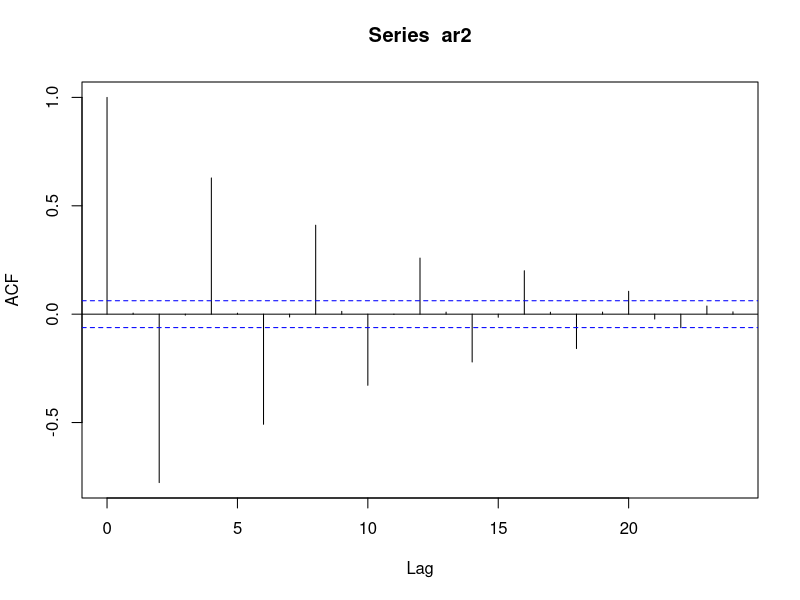
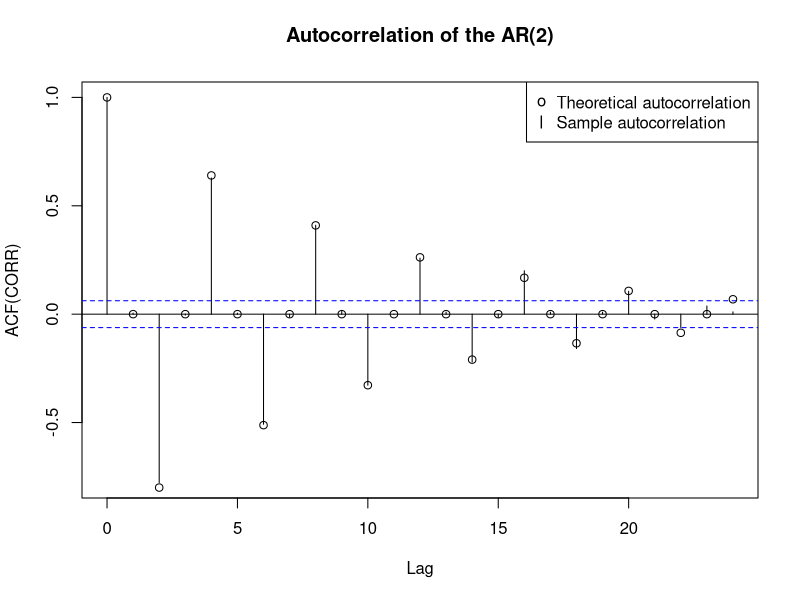

Generate these figures, in order, with R:
b1 = 0
b2 = -0.8
set.seed(002)
ar2 = arima.sim(list(ar = c(b1, b2)), n = 1000, sd = 2)
acorr = acf(ar2, type = 'correlation', lag.max = 24)
acorr
plot(acorr, xlab = 'Lag', ylab = 'ACF(CORR)',
     main = 'Autocorrelation of the AR(2)')
points(0, 1)
for (i in (1: 24)) {
  if (i %% 2 == 1) {points(i, 0)}
  else {points(i, (- 0.8)^(i / 2))}
}
# Equivalent to "ar2.acf = ARMAacf(c(b1, b2), 0, lag.max = 24)"
legend(x = 'topright', legend =
         c('Theoretical autocorrelation', 
           'Sample autocorrelation'), 
       pch = c('o', 'l'))